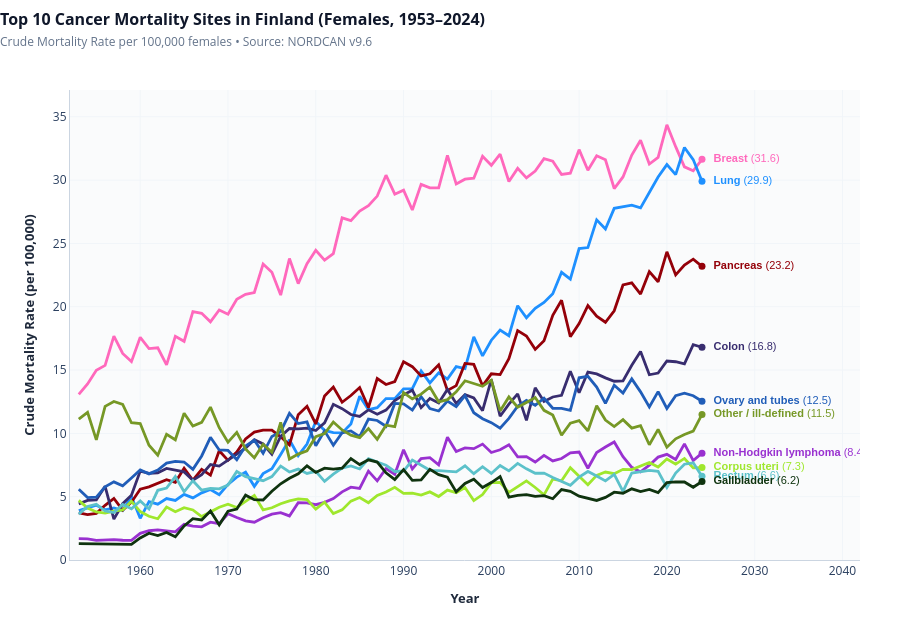

The notebook cell saved with this chart:
### Markdown cell above
## Step 7: Building the Interactive Plotly Trend Chart

We will now build an interactive **Plotly trend chart** corresponding to the final frame of the trendlines animation:
- **Smooth lines** colored according to official NORDCAN color definitions.
- **Direct line endpoint annotations**: Each curve is labeled right at its terminal point (year 2024) so readers don't need to cross-reference a disconnected legend.
- **Enhanced custom hover tooltips**: Displays **Cancer Site**, **Year**, **Crude Mortality Rate (per 100k)**, and **Total Annual Deaths**.
- **Interactive Plotly toolbar**: Zoom, pan, reset, box select, and download as PNG.

### Code cell
# Create Plotly Figure
fig = go.Figure()

# Track unique cancer colors
color_map = {row["cancer_label"]: row["color"] for _, row in df_top10.drop_duplicates("cancer_label").iterrows()}

# Add a trace for each cancer site
for cname in top10_cancer_names:
    csub = df_top10[df_top10["cancer_label"] == cname].sort_values("year")
    if len(csub) == 0:
        continue
        
    color = color_map.get(cname, "#2563eb")
    last_pt = csub.iloc[-1]
    
    # 1. Main Trend Line
    fig.add_trace(go.Scatter(
        x=csub["year"],
        y=csub["crude_rate"],
        mode="lines",
        name=cname,
        line=dict(color=color, width=2.8),
        customdata=list(zip(csub["total"], csub["asr"])),
        hovertemplate=(
            f"<b>{cname}</b><br>"
            "Year: <b>%{x}</b><br>"
            "Crude Mortality Rate: <b>%{y:.1f}</b> per 100k<br>"
            "Total Deaths: <b>%{customdata[0]:,d}</b><br>"
            "ASR (World): <b>%{customdata[1]:.1f}</b> per 100k<extra></extra>"
        ),
        showlegend=False
    ))
    
    # 2. Endpoint Marker + Text Label (Pinned to 2023)
    fig.add_trace(go.Scatter(
        x=[last_pt["year"]],
        y=[last_pt["crude_rate"]],
        mode="markers+text",
        name=cname,
        marker=dict(color=color, size=7, symbol="circle"),
        text=[f"  <b>{cname}</b> ({last_pt['crude_rate']:.1f})"],
        textposition="middle right",
        textfont=dict(size=11, color=color, family="Arial, sans-serif"),
        hoverinfo="skip",
        showlegend=False
    ))

# Layout Configuration
fig.update_layout(
    title=dict(
        text=f"<b>Top 10 Cancer Mortality Sites in Finland (Females, {min_yr}–{max_yr})</b><br><span style='font-size:12px; color:#64748b;'>Crude Mortality Rate per 100,000 females • Source: NORDCAN v9.6</span>",
        x=0.0,
        y=0.96,
        font=dict(size=16, color="#0f172a")
    ),
    xaxis=dict(
        title=dict(text="<b>Year</b>", font=dict(size=13, color="#1e293b")),
        range=[min_yr - 1, max_yr + 18],  # Extra space on right for direct endpoint labels
        dtick=10,
        gridcolor="#f1f5f9",
        showline=True,
        linecolor="#cbd5e1"
    ),
    yaxis=dict(
        title=dict(text="<b>Crude Mortality Rate (per 100,000)</b>", font=dict(size=13, color="#1e293b")),
        range=[0, df_top10["crude_rate"].max() * 1.08],
        gridcolor="#f1f5f9",
        showline=True,
        linecolor="#cbd5e1"
    ),
    paper_bgcolor="white",
    plot_bgcolor="#fafbfc",
    hovermode="closest",
    height=620,
    margin=dict(l=70, r=40, t=90, b=60)
)

fig.show()

### Figure 1 — Plotly figure (JSON) as saved in the notebook; plotly's stock layout.template omitted (floating-point values rounded to 4 significant figures; data arrays with more than 128 entries replaced by an {"elided": "..."} marker saying what was removed)
{"data": [{"customdata": {"elided": "72x2 float values"}, "hovertemplate": "<b>Breast</b><br>Year: <b>%{x}</b><br>Crude Mortality Rate: <b>%{y:.1f}</b> per 100k<br>Total Deaths: <b>%{customdata[0]:,d}</b><br>ASR (World): <b>%{customdata[1]:.1f}</b> per 100k<extra></extra>", "line": {"color": "#FF68BC", "width": 2.8}, "mode": "lines", "name": "Breast", "showlegend": false, "type": "scatter", "x": [1953, 1954, 1955, 1956, 1957, 1958, 1959, 1960, 1961, 1962, 1963, 1964, 1965, 1966, 1967, 1968, 1969, 1970, 1971, 1972, 1973, 1974, 1975, 1976, 1977, 1978, 1979, 1980, 1981, 1982, 1983, 1984, 1985, 1986, 1987, 1988, 1989, 1990, 1991, 1992, 1993, 1994, 1995, 1996, 1997, 1998, 1999, 2000, 2001, 2002, 2003, 2004, 2005, 2006, 2007, 2008, 2009, 2010, 2011, 2012, 2013, 2014, 2015, 2016, 2017, 2018, 2019, 2020, 2021, 2022, 2023, 2024], "y": [13.08, 13.9, 14.98, 15.37, 17.68, 16.31, 15.67, 17.59, 16.69, 16.76, 15.41, 17.67, 17.27, 19.62, 19.48, 18.81, 19.74, 19.41, 20.59, 20.98, 21.12, 23.37, 22.72, 20.92, 23.81, 21.83, 23.4, 24.47, 23.68, 24.2, 27.02, 26.8, 27.56, 27.99, 28.74, 30.39, 28.89, 29.21, 27.64, 29.66, 29.38, 29.39, 31.95, 29.69, 30.07, 30.16, 31.88, 31.17, 32.06, 29.89, 30.93, 30.18, 30.72, 31.69, 31.5, 30.45, 30.55, 32.41, 30.78, 31.92, 31.61, 29.34, 30.25, 31.98, 33.15, 31.27, 31.79, 34.37, 32.64, 31.05, 30.74, 31.64]}, {"hoverinfo": "skip", "marker": {"color": "#FF68BC", "size": 7, "symbol": "circle"}, "mode": "markers+text", "name": "Breast", "showlegend": false, "text": ["  <b>Breast</b> (31.6)"], "textfont": {"color": "#FF68BC", "family": "Arial, sans-serif", "size": 11}, "textposition": "middle right", "type": "scatter", "x": [2024], "y": [31.64]}, {"customdata": {"elided": "72x2 float values"}, "hovertemplate": "<b>Lung</b><br>Year: <b>%{x}</b><br>Crude Mortality Rate: <b>%{y:.1f}</b> per 100k<br>Total Deaths: <b>%{customdata[0]:,d}</b><br>ASR (World): <b>%{customdata[1]:.1f}</b> per 100k<extra></extra>", "line": {"color": "#1E90FF", "width": 2.8}, "mode": "lines", "name": "Lung", "showlegend": false, "type": "scatter", "x": [1953, 1954, 1955, 1956, 1957, 1958, 1959, 1960, 1961, 1962, 1963, 1964, 1965, 1966, 1967, 1968, 1969, 1970, 1971, 1972, 1973, 1974, 1975, 1976, 1977, 1978, 1979, 1980, 1981, 1982, 1983, 1984, 1985, 1986, 1987, 1988, 1989, 1990, 1991, 1992, 1993, 1994, 1995, 1996, 1997, 1998, 1999, 2000, 2001, 2002, 2003, 2004, 2005, 2006, 2007, 2008, 2009, 2010, 2011, 2012, 2013, 2014, 2015, 2016, 2017, 2018, 2019, 2020, 2021, 2022, 2023, 2024], "y": [3.906, 4.094, 4.324, 3.966, 4.108, 3.901, 5.013, 3.292, 4.613, 4.412, 4.853, 4.7, 5.178, 4.907, 5.302, 5.572, 5.157, 5.972, 6.549, 6.93, 5.816, 6.819, 7.208, 8.331, 9.494, 8.247, 9.159, 10.96, 10.23, 10.06, 10.04, 10.74, 12.93, 11.87, 12.03, 12.75, 12.75, 13.52, 13.53, 14.93, 13.99, 14.78, 14.28, 15.27, 15.12, 17.62, 16.12, 17.36, 18.16, 17.71, 20.08, 19.13, 19.88, 20.33, 21.03, 22.72, 22.19, 24.59, 24.68, 26.86, 26.14, 27.77, 27.91, 28.03, 27.81, 29.08, 30.25, 31.22, 30.43, 32.58, 31.62, 29.91]}, {"hoverinfo": "skip", "marker": {"color": "#1E90FF", "size": 7, "symbol": "circle"}, "mode": "markers+text", "name": "Lung", "showlegend": false, "text": ["  <b>Lung</b> (29.9)"], "textfont": {"color": "#1E90FF", "family": "Arial, sans-serif", "size": 11}, "textposition": "middle right", "type": "scatter", "x": [2024], "y": [29.91]}, {"customdata": {"elided": "72x2 float values"}, "hovertemplate": "<b>Pancreas</b><br>Year: <b>%{x}</b><br>Crude Mortality Rate: <b>%{y:.1f}</b> per 100k<br>Total Deaths: <b>%{customdata[0]:,d}</b><br>ASR (World): <b>%{customdata[1]:.1f}</b> per 100k<extra></extra>", "line": {"color": "#940009", "width": 2.8}, "mode": "lines", "name": "Pancreas", "showlegend": false, "type": "scatter", "x": [1953, 1954, 1955, 1956, 1957, 1958, 1959, 1960, 1961, 1962, 1963, 1964, 1965, 1966, 1967, 1968, 1969, 1970, 1971, 1972, 1973, 1974, 1975, 1976, 1977, 1978, 1979, 1980, 1981, 1982, 1983, 1984, 1985, 1986, 1987, 1988, 1989, 1990, 1991, 1992, 1993, 1994, 1995, 1996, 1997, 1998, 1999, 2000, 2001, 2002, 2003, 2004, 2005, 2006, 2007, 2008, 2009, 2010, 2011, 2012, 2013, 2014, 2015, 2016, 2017, 2018, 2019, 2020, 2021, 2022, 2023, 2024], "y": [3.714, 3.583, 3.682, 4.318, 4.858, 3.939, 4.568, 5.592, 5.773, 6.038, 6.34, 6.137, 7.254, 6.301, 7.151, 6.702, 8.632, 7.87, 8.528, 9.566, 10.1, 10.25, 10.26, 9.732, 9.094, 11.47, 12.13, 10.74, 12.96, 13.65, 12.46, 12.99, 13.62, 12.04, 14.33, 13.86, 14.09, 15.65, 15.27, 14.54, 14.71, 15.42, 13.39, 13.77, 15.52, 15.45, 13.76, 14.7, 14.64, 15.89, 18.11, 17.7, 16.63, 17.32, 19.33, 20.51, 17.63, 18.68, 20.1, 19.25, 18.77, 19.68, 21.72, 21.89, 21.0, 22.77, 21.98, 24.33, 22.52, 23.29, 23.76, 23.19]}, {"hoverinfo": "skip", "marker": {"color": "#940009", "size": 7, "symbol": "circle"}, "mode": "markers+text", "name": "Pancreas", "showlegend": false, "text": ["  <b>Pancreas</b> (23.2)"], "textfont": {"color": "#940009", "family": "Arial, sans-serif", "size": 11}, "textposition": "middle right", "type": "scatter", "x": [2024], "y": [23.19]}, {"customdata": {"elided": "72x2 float values"}, "hovertemplate": "<b>Colon</b><br>Year: <b>%{x}</b><br>Crude Mortality Rate: <b>%{y:.1f}</b> per 100k<br>Total Deaths: <b>%{customdata[0]:,d}</b><br>ASR (World): <b>%{customdata[1]:.1f}</b> per 100k<extra></extra>", "line": {"color": "#382d6f", "width": 2.8}, "mode": "lines", "name": "Colon", "showlegend": false, "type": "scatter", "x": [1953, 1954, 1955, 1956, 1957, 1958, 1959, 1960, 1961, 1962, 1963, 1964, 1965, 1966, 1967, 1968, 1969, 1970, 1971, 1972, 1973, 1974, 1975, 1976, 1977, 1978, 1979, 1980, 1981, 1982, 1983, 1984, 1985, 1986, 1987, 1988, 1989, 1990, 1991, 1992, 1993, 1994, 1995, 1996, 1997, 1998, 1999, 2000, 2001, 2002, 2003, 2004, 2005, 2006, 2007, 2008, 2009, 2010, 2011, 2012, 2013, 2014, 2015, 2016, 2017, 2018, 2019, 2020, 2021, 2022, 2023, 2024], "y": [4.429, 4.704, 4.745, 5.82, 3.23, 4.444, 5.113, 7.02, 6.846, 6.889, 7.228, 7.063, 6.958, 6.301, 6.731, 7.539, 7.418, 7.895, 8.385, 8.84, 9.5, 9.164, 8.35, 9.757, 10.38, 10.36, 10.41, 10.22, 10.83, 12.3, 11.95, 11.49, 11.34, 11.86, 11.52, 11.84, 12.58, 13.04, 13.41, 12.03, 12.75, 12.39, 13.47, 12.36, 13.06, 12.8, 11.79, 14.24, 11.35, 12.31, 13.12, 11.02, 13.6, 12.51, 12.87, 13.01, 14.9, 13.21, 14.83, 14.7, 14.38, 14.12, 14.15, 15.38, 16.47, 14.63, 14.76, 15.72, 15.66, 15.49, 17.01, 16.8]}, {"hoverinfo": "skip", "marker": {"color": "#382d6f", "size": 7, "symbol": "circle"}, "mode": "markers+text", "name": "Colon", "showlegend": false, "text": ["  <b>Colon</b> (16.8)"], "textfont": {"color": "#382d6f", "family": "Arial, sans-serif", "size": 11}, "textposition": "middle right", "type": "scatter", "x": [2024], "y": [16.8]}, {"customdata": {"elided": "72x2 float values"}, "hovertemplate": "<b>Ovary and tubes</b><br>Year: <b>%{x}</b><br>Crude Mortality Rate: <b>%{y:.1f}</b> per 100k<br>Total Deaths: <b>%{customdata[0]:,d}</b><br>ASR (World): <b>%{customdata[1]:.1f}</b> per 100k<extra></extra>", "line": {"color": "#205db8", "width": 2.8}, "mode": "lines", "name": "Ovary and tubes", "showlegend": false, "type": "scatter", "x": [1953, 1954, 1955, 1956, 1957, 1958, 1959, 1960, 1961, 1962, 1963, 1964, 1965, 1966, 1967, 1968, 1969, 1970, 1971, 1972, 1973, 1974, 1975, 1976, 1977, 1978, 1979, 1980, 1981, 1982, 1983, 1984, 1985, 1986, 1987, 1988, 1989, 1990, 1991, 1992, 1993, 1994, 1995, 1996, 1997, 1998, 1999, 2000, 2001, 2002, 2003, 2004, 2005, 2006, 2007, 2008, 2009, 2010, 2011, 2012, 2013, 2014, 2015, 2016, 2017, 2018, 2019, 2020, 2021, 2022, 2023, 2024], "y": [5.588, 4.933, 4.972, 5.775, 6.168, 5.857, 6.473, 7.107, 6.802, 7.104, 7.655, 7.786, 7.737, 7.162, 8.218, 9.689, 8.69, 8.651, 7.924, 9.007, 9.459, 8.421, 9.756, 10.13, 11.58, 10.77, 10.91, 9.025, 10.2, 9.062, 10.05, 10.2, 9.736, 11.13, 11.02, 10.56, 12.36, 12.33, 11.84, 12.9, 11.96, 11.77, 12.56, 12.11, 12.99, 11.63, 11.16, 10.85, 10.41, 11.18, 12.14, 12.6, 12.22, 12.77, 11.98, 11.97, 11.81, 14.39, 14.51, 13.65, 12.37, 13.8, 13.18, 14.3, 13.28, 12.09, 13.3, 11.96, 12.98, 13.17, 12.97, 12.54]}, {"hoverinfo": "skip", "marker": {"color": "#205db8", "size": 7, "symbol": "circle"}, "mode": "markers+text", "name": "Ovary and tubes", "showlegend": false, "text": ["  <b>Ovary and tubes</b> (12.5)"], "textfont": {"color": "#205db8", "family": "Arial, sans-serif", "size": 11}, "textposition": "middle right", "type": "scatter", "x": [2024], "y": [12.54]}, {"customdata": {"elided": "72x2 float values"}, "hovertemplate": "<b>Other / ill-defined</b><br>Year: <b>%{x}</b><br>Crude Mortality Rate: <b>%{y:.1f}</b> per 100k<br>Total Deaths: <b>%{customdata[0]:,d}</b><br>ASR (World): <b>%{customdata[1]:.1f}</b> per 100k<extra></extra>", "line": {"color": "#769826", "width": 2.8}, "mode": "lines", "name": "Other / ill-defined", "showlegend": false, "type": "scatter", "x": [1953, 1954, 1955, 1956, 1957, 1958, 1959, 1960, 1961, 1962, 1963, 1964, 1965, 1966, 1967, 1968, 1969, 1970, 1971, 1972, 1973, 1974, 1975, 1976, 1977, 1978, 1979, 1980, 1981, 1982, 1983, 1984, 1985, 1986, 1987, 1988, 1989, 1990, 1991, 1992, 1993, 1994, 1995, 1996, 1997, 1998, 1999, 2000, 2001, 2002, 2003, 2004, 2005, 2006, 2007, 2008, 2009, 2010, 2011, 2012, 2013, 2014, 2015, 2016, 2017, 2018, 2019, 2020, 2021, 2022, 2023, 2024], "y": [11.13, 11.65, 9.49, 12.13, 12.51, 12.29, 10.84, 10.77, 9.061, 8.274, 9.928, 9.494, 11.59, 10.58, 10.86, 12.07, 10.45, 9.298, 10.08, 8.774, 8.065, 9.139, 8.515, 10.86, 7.974, 8.361, 8.623, 9.738, 9.981, 10.89, 10.27, 9.863, 9.665, 10.39, 9.533, 10.65, 10.53, 13.22, 12.73, 13.09, 13.66, 12.49, 12.67, 13.28, 14.16, 13.93, 13.72, 14.2, 11.77, 12.88, 12.06, 12.45, 12.83, 11.82, 11.44, 9.848, 10.8, 11.0, 10.19, 12.18, 11.05, 10.54, 11.08, 10.41, 10.61, 9.104, 10.32, 8.905, 9.57, 9.908, 10.18, 11.5]}, {"hoverinfo": "skip", "marker": {"color": "#769826", "size": 7, "symbol": "circle"}, "mode": "markers+text", "name": "Other / ill-defined", "showlegend": false, "text": ["  <b>Other / ill-defined</b> (11.5)"], "textfont": {"color": "#769826", "family": "Arial, sans-serif", "size": 11}, "textposition": "middle right", "type": "scatter", "x": [2024], "y": [11.5]}, {"customdata": {"elided": "72x2 float values"}, "hovertemplate": "<b>Non-Hodgkin lymphoma</b><br>Year: <b>%{x}</b><br>Crude Mortality Rate: <b>%{y:.1f}</b> per 100k<br>Total Deaths: <b>%{customdata[0]:,d}</b><br>ASR (World): <b>%{customdata[1]:.1f}</b> per 100k<extra></extra>", "line": {"color": "#9931D0", "width": 2.8}, "mode": "lines", "name": "Non-Hodgkin lymphoma", "showlegend": false, "type": "scatter", "x": [1953, 1954, 1955, 1956, 1957, 1958, 1959, 1960, 1961, 1962, 1963, 1964, 1965, 1966, 1967, 1968, 1969, 1970, 1971, 1972, 1973, 1974, 1975, 1976, 1977, 1978, 1979, 1980, 1981, 1982, 1983, 1984, 1985, 1986, 1987, 1988, 1989, 1990, 1991, 1992, 1993, 1994, 1995, 1996, 1997, 1998, 1999, 2000, 2001, 2002, 2003, 2004, 2005, 2006, 2007, 2008, 2009, 2010, 2011, 2012, 2013, 2014, 2015, 2016, 2017, 2018, 2019, 2020, 2021, 2022, 2023, 2024], "y": [1.682, 1.664, 1.556, 1.585, 1.615, 1.559, 1.548, 2.108, 2.311, 2.382, 2.281, 2.227, 2.814, 2.677, 2.622, 2.987, 2.863, 3.654, 3.354, 3.086, 2.987, 3.344, 3.624, 3.736, 3.481, 4.531, 4.519, 4.367, 4.551, 4.848, 5.38, 5.749, 5.655, 7.018, 6.253, 7.217, 6.765, 8.703, 7.189, 8.002, 8.084, 7.518, 9.698, 8.568, 8.85, 8.792, 9.154, 8.49, 8.702, 9.1, 8.145, 8.163, 7.735, 8.266, 7.827, 8.017, 8.462, 8.522, 7.248, 8.488, 8.924, 9.325, 8.164, 7.323, 6.954, 7.487, 8.126, 8.34, 7.936, 9.167, 7.85, 8.437]}, {"hoverinfo": "skip", "marker": {"color": "#9931D0", "size": 7, "symbol": "circle"}, "mode": "markers+text", "name": "Non-Hodgkin lymphoma", "showlegend": false, "text": ["  <b>Non-Hodgkin lymphoma</b> (8.4)"], "textfont": {"color": "#9931D0", "family": "Arial, sans-serif", "size": 11}, "textposition": "middle right", "type": "scatter", "x": [2024], "y": [8.437]}, {"customdata": {"elided": "72x2 float values"}, "hovertemplate": "<b>Corpus uteri</b><br>Year: <b>%{x}</b><br>Crude Mortality Rate: <b>%{y:.1f}</b> per 100k<br>Total Deaths: <b>%{customdata[0]:,d}</b><br>ASR (World): <b>%{customdata[1]:.1f}</b> per 100k<extra></extra>", "line": {"color": "#9FE72D", "width": 2.8}, "mode": "lines", "name": "Corpus uteri", "showlegend": false, "type": "scatter", "x": [1953, 1954, 1955, 1956, 1957, 1958, 1959, 1960, 1961, 1962, 1963, 1964, 1965, 1966, 1967, 1968, 1969, 1970, 1971, 1972, 1973, 1974, 1975, 1976, 1977, 1978, 1979, 1980, 1981, 1982, 1983, 1984, 1985, 1986, 1987, 1988, 1989, 1990, 1991, 1992, 1993, 1994, 1995, 1996, 1997, 1998, 1999, 2000, 2001, 2002, 2003, 2004, 2005, 2006, 2007, 2008, 2009, 2010, 2011, 2012, 2013, 2014, 2015, 2016, 2017, 2018, 2019, 2020, 2021, 2022, 2023, 2024], "y": [4.707, 4.107, 3.792, 3.709, 3.854, 3.958, 4.631, 3.824, 3.453, 3.26, 4.178, 3.816, 4.136, 3.953, 3.428, 3.79, 4.169, 4.41, 4.151, 4.629, 5.103, 3.963, 4.126, 4.44, 4.673, 4.824, 4.771, 4.018, 4.567, 3.66, 3.959, 4.653, 4.935, 4.526, 5.105, 5.366, 5.74, 5.259, 5.273, 5.132, 5.379, 5.015, 5.524, 5.319, 5.723, 4.688, 5.17, 6.106, 6.133, 5.332, 5.773, 6.246, 5.726, 5.148, 6.389, 6.253, 7.293, 6.597, 5.95, 6.688, 6.95, 6.817, 7.158, 7.144, 7.42, 7.701, 7.34, 7.976, 7.572, 8.02, 7.276, 7.302]}, {"hoverinfo": "skip", "marker": {"color": "#9FE72D", "size": 7, "symbol": "circle"}, "mode": "markers+text", "name": "Corpus uteri", "showlegend": false, "text": ["  <b>Corpus uteri</b> (7.3)"], "textfont": {"color": "#9FE72D", "family": "Arial, sans-serif", "size": 11}, "textposition": "middle right", "type": "scatter", "x": [2024], "y": [7.302]}, {"customdata": {"elided": "72x2 float values"}, "hovertemplate": "<b>Rectum</b><br>Year: <b>%{x}</b><br>Crude Mortality Rate: <b>%{y:.1f}</b> per 100k<br>Total Deaths: <b>%{customdata[0]:,d}</b><br>ASR (World): <b>%{customdata[1]:.1f}</b> per 100k<extra></extra>", "line": {"color": "#5cc1ca", "width": 2.8}, "mode": "lines", "name": "Rectum", "showlegend": false, "type": "scatter", "x": [1953, 1954, 1955, 1956, 1957, 1958, 1959, 1960, 1961, 1962, 1963, 1964, 1965, 1966, 1967, 1968, 1969, 1970, 1971, 1972, 1973, 1974, 1975, 1976, 1977, 1978, 1979, 1980, 1981, 1982, 1983, 1984, 1985, 1986, 1987, 1988, 1989, 1990, 1991, 1992, 1993, 1994, 1995, 1996, 1997, 1998, 1999, 2000, 2001, 2002, 2003, 2004, 2005, 2006, 2007, 2008, 2009, 2010, 2011, 2012, 2013, 2014, 2015, 2016, 2017, 2018, 2019, 2020, 2021, 2022, 2023, 2024], "y": [3.621, 4.225, 4.408, 3.869, 3.746, 4.38, 4.042, 4.66, 4.024, 5.504, 5.682, 6.587, 5.39, 6.259, 5.512, 5.656, 5.618, 5.913, 6.993, 6.58, 6.422, 6.266, 6.583, 7.422, 6.953, 7.179, 6.835, 7.008, 6.213, 6.782, 7.263, 7.425, 7.189, 7.996, 7.74, 7.484, 6.992, 7.028, 7.886, 7.5, 7.085, 7.059, 7.02, 6.962, 7.438, 6.816, 7.37, 6.838, 7.466, 7.039, 7.627, 7.197, 6.854, 6.867, 6.507, 6.223, 5.903, 6.546, 6.993, 6.637, 6.248, 6.767, 5.412, 6.871, 6.969, 7.072, 6.996, 5.732, 6.865, 7.565, 7.673, 6.604]}, {"hoverinfo": "skip", "marker": {"color": "#5cc1ca", "size": 7, "symbol": "circle"}, "mode": "markers+text", "name": "Rectum", "showlegend": false, "text": ["  <b>Rectum</b> (6.6)"], "textfont": {"color": "#5cc1ca", "family": "Arial, sans-serif", "size": 11}, "textposition": "middle right", "type": "scatter", "x": [2024], "y": [6.604]}, {"customdata": {"elided": "72x2 float values"}, "hovertemplate": "<b>Gallbladder</b><br>Year: <b>%{x}</b><br>Crude Mortality Rate: <b>%{y:.1f}</b> per 100k<br>Total Deaths: <b>%{customdata[0]:,d}</b><br>ASR (World): <b>%{customdata[1]:.1f}</b> per 100k<extra></extra>", "line": {"color": "#0f330f", "width": 2.8}, "mode": "lines", "name": "Gallbladder", "showlegend": false, "type": "scatter", "x": [1953, 1954, 1955, 1956, 1957, 1958, 1959, 1960, 1961, 1962, 1963, 1964, 1965, 1966, 1967, 1968, 1969, 1970, 1971, 1972, 1973, 1974, 1975, 1976, 1977, 1978, 1979, 1980, 1981, 1982, 1983, 1984, 1985, 1986, 1987, 1988, 1989, 1990, 1991, 1992, 1993, 1994, 1995, 1996, 1997, 1998, 1999, 2000, 2001, 2002, 2003, 2004, 2005, 2006, 2007, 2008, 2009, 2010, 2011, 2012, 2013, 2014, 2015, 2016, 2017, 2018, 2019, 2020, 2021, 2022, 2023, 2024], "y": [1.298, 1.284, 1.271, 1.258, 1.246, 1.237, 1.228, 1.742, 2.12, 1.935, 2.179, 1.827, 2.687, 3.269, 3.168, 3.866, 2.78, 3.855, 4.017, 5.121, 4.763, 4.739, 5.424, 6.021, 6.455, 6.804, 7.436, 6.919, 7.253, 7.176, 7.255, 8.012, 7.537, 7.909, 7.732, 6.888, 6.358, 7.137, 6.289, 6.335, 7.154, 6.745, 6.539, 5.38, 6.049, 6.377, 5.722, 6.113, 6.592, 4.964, 5.105, 5.167, 5.024, 5.081, 4.84, 5.559, 5.425, 5.037, 4.871, 4.705, 4.939, 5.354, 5.275, 5.623, 5.4, 5.576, 5.322, 6.11, 6.173, 6.161, 5.744, 6.202]}, {"hoverinfo": "skip", "marker": {"color": "#0f330f", "size": 7, "symbol": "circle"}, "mode": "markers+text", "name": "Gallbladder", "showlegend": false, "text": ["  <b>Gallbladder</b> (6.2)"], "textfont": {"color": "#0f330f", "family": "Arial, sans-serif", "size": 11}, "textposition": "middle right", "type": "scatter", "x": [2024], "y": [6.202]}], "layout": {"height": 620, "hovermode": "closest", "margin": {"b": 60, "l": 70, "r": 40, "t": 90}, "paper_bgcolor": "white", "plot_bgcolor": "#fafbfc", "title": {"font": {"color": "#0f172a", "size": 16}, "text": "<b>Top 10 Cancer Mortality Sites in Finland (Females, 1953–2024)</b><br><span style='font-size:12px; color:#64748b;'>Crude Mortality Rate per 100,000 females • Source: NORDCAN v9.6</span>", "x": 0, "y": 0.96}, "xaxis": {"dtick": 10, "gridcolor": "#f1f5f9", "linecolor": "#cbd5e1", "range": [1952, 2042], "showline": true, "title": {"font": {"color": "#1e293b", "size": 13}, "text": "<b>Year</b>"}}, "yaxis": {"gridcolor": "#f1f5f9", "linecolor": "#cbd5e1", "range": [0, 37.12], "showline": true, "title": {"font": {"color": "#1e293b", "size": 13}, "text": "<b>Crude Mortality Rate (per 100,000)</b>"}}}}
